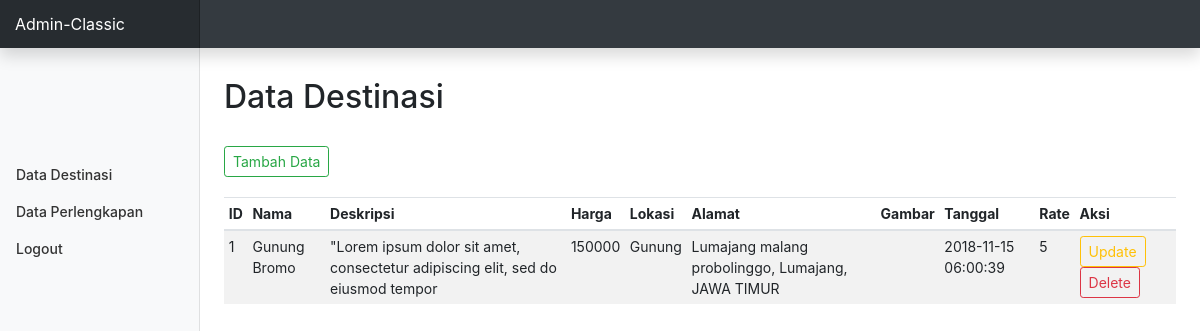
Page /index.php (signed in) on the committed database.
### tables this page shows
CREATE TABLE `destinasi` (
  `ID_DESTINASI` int(11) NOT NULL,
  `NAMA` varchar(1024) DEFAULT NULL,
  `DESKRIPSI` varchar(1024) DEFAULT NULL,
  `HARGA` int(11) DEFAULT NULL,
  `LOKASI` varchar(1024) DEFAULT NULL,
  `ALAMAT` varchar(1024) DEFAULT NULL,
  `KOTA` varchar(1024) DEFAULT NULL,
  `PROVINSI` varchar(1024) DEFAULT NULL,
  `GAMBAR` varchar(1024) DEFAULT NULL,
  `TANGGAL` datetime NOT NULL DEFAULT CURRENT_TIMESTAMP,
  `RATE` float DEFAULT NULL
);

### conn.php (called while the page is built, shortened)
<?php
function connection() {
   $dbServer = 'localhost';
   $dbUser = 'root';
   $dbPass = '';
   $dbName = "kemah";
   $conn = mysqli_connect($dbServer, $dbUser, $dbPass);
   mysqli_select_db($conn,$dbName);
   return $conn;
}

### index.php (the view, shortened to what this page needs)
<?php
  include ('conn.php');
?>
<!DOCTYPE html>
<html>
  <head>
    <link href="assets/css/bootstrap.min.css" rel="stylesheet">
    <link href="assets/css/dashboard.css" rel="stylesheet">
  </head>
  <body>
    <nav class="navbar navbar-dark fixed-top bg-dark flex-md-nowrap p-0 shadow">
      <a class="navbar-brand col-sm-3 col-md-2 mr-0" href="#">Admin-Classic</a>
    </nav>
    <div class="container-fluid">
      <div class="row">
       <?php
       include('menu.php');
       ?>
        <main role="main" class="col-md-9 ml-sm-auto col-lg-10 px-4">
          <h2 style="margin: 30px 0 30px 0;">Data Destinasi</h2>
          <a class="btn btn-outline-success btn-sm" href="form.php" style="margin-bottom : 20px;">Tambah Data</a>
          <div class="table-responsive">
            <table class="table table-striped table-sm">
              <thead>
                <tr>
                  <th>ID</th>
                  <th>Nama</th>
                  <th>Deskripsi</th>
                  <th>Harga</th>
                  <th>Lokasi</th>
                  <th>Alamat</th>
                  <th>Gambar</th>
                  <th>Tanggal</th>
                  <th>Rate</th>
                  <th>Aksi</th>
                </tr>
              </thead>
              <tbody>
                <?php
                  $query = "SELECT * FROM destinasi";
                  $result = mysqli_query(connection(),$query);
                 ?>
                 <?php while($data = mysqli_fetch_array($result)): ?>
                  <tr>
                    <td><?php echo $data['ID_DESTINASI'];  ?></td>
                    <td><?php echo $data['NAMA'];  ?></td>
                    <td><?php echo $data['DESKRIPSI'];  ?></td>
                    <td><?php echo $data['HARGA'];  ?></td>
                    <td><?php echo $data['LOKASI'];  ?></td>
                    <td><?php echo $data['ALAMAT'].", ". $data['KOTA'].", ". $data['PROVINSI'];  ?></td>
                    <td><?php echo $data['GAMBAR'];  ?></td>
                    <td><?php echo $data['TANGGAL'];  ?></td>
                    <td><?php echo $data['RATE'];  ?></td>
                    <td>
                      <a href="<?php echo "update.php?nrp=".$data['nrp']; ?>" class="btn btn-outline-warning btn-sm"> Update</a>
                      <a href="<?php echo "delete.php?nrp=".$data['nrp']; ?>" class="btn btn-outline-danger btn-sm"> Delete</a>
                    </td>
                  </tr>
                 <?php endwhile ?>
              </tbody>
            </table>
          </div>
        </main>
      </div>
    </div>
  </body>
</html>

### menu.php
<nav class="col-md-2 d-none d-md-block bg-light sidebar">
  <div class="sidebar-sticky">
    <ul class="nav flex-column" style="margin-top:100px;">
        <li class="nav-item">
        <a class="nav-link " href="<?php echo "index.php"; ?>">Data Destinasi</a>
      </li>
      <li class="nav-item">
        <a class="nav-link" href="perlengkapan.php">Data Perlengkapan</a>
      </li>
      <li class="nav-item">
        <a class="nav-link" href="logout.php">Logout</a>
      </li>
    </ul>
  </div>
</nav>

### assets/css/dashboard.css (style rules this page uses)
body { font-size: .875rem; }
.sidebar { position: fixed; top: 0; bottom: 0; left: 0; z-index: 100; padding: 48px 0 0; box-shadow: inset -1px 0 0 rgba(0, 0, 0, .1); }
.sidebar-sticky { position: relative; top: 0; height: calc(100vh - 48px); padding-top: .5rem; overflow-x: hidden; overflow-y: auto; }
.sidebar .nav-link { font-weight: 500; color: #333; }
[role="main"] { padding-top: 48px; }
.navbar-brand { padding-top: .75rem; padding-bottom: .75rem; font-size: 1rem; background-color: rgba(0, 0, 0, .25); box-shadow: inset -1px 0 0 rgba(0, 0, 0, .25); }

### rows in the picture
destinasi: ID_DESTINASI "1", NAMA "Gunung Bromo", DESKRIPSI "\"Lorem ipsum dolor sit amet, consectetur adipiscing elit, sed do eiusmod tempor", HARGA "150000", LOKASI "Gunung", ALAMAT "Lumajang malang probolinggo", KOTA "Lumajang", PROVINSI "JAWA TIMUR", TANGGAL "2018-11-15 06:00:39", RATE "5"
